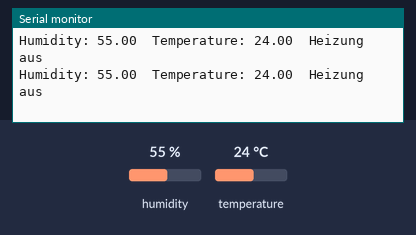
The sketch below on a simulated Arduino Uno, built with avr-gcc and run on an emulated ATmega328P. On the bench: the last lines printed to the serial monitor. Inputs (shaded band) come from the test bench; at power-on: humidity 55 %, temperature 24 °C.

Above: at 1.8 s.
1.9 s: humidity set to 73 %
At 2.9 s:
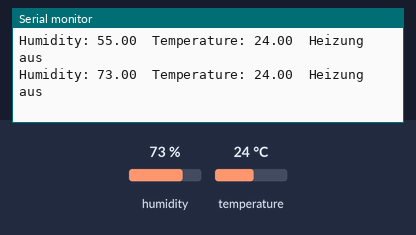
3.4 s: humidity set to 77 %
At 5.0 s:
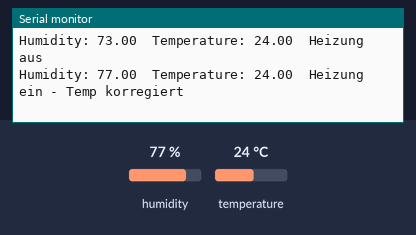

The sketch:

Si7021_V1.0.ino
```cpp
/*
Project:  Si7021 Temperatur und Luftfeuchte Sensor mit Heizung
Author:   Thomas Edlinger for www.edistechlab.com
Date:     Created 19.08.2020
Version:  V1.0
IDE:      Arduino IDE 1.8.13
 
Required Board (Tools -> Board -> Boards Manager...)
 - Board: esp8266 by ESP8266 Community   V2.7.4
 - Board: esp32   by Espressif Systems   V1.0.2

Required libraries (sketch -> include library -> manage libraries)
 - Adafruit_Si7021 library V1.3.0 
 - Adafruit Unified Sensor Library V1.1.4

Wirering for the Si7020 Sensor:
Si7021      ESP32     ESP8266     UNO       Mega
VCC         3.3V      3.3V        3.3V      3.3V
GND         GND       GND         GND       GND
SCL         22        D1/5        A5        21
SDA         21        D2/4        A4        20
*/

#include "Adafruit_Si7021.h"
float temp = 0.00;
float hum = 0.00;
Adafruit_Si7021 sensor = Adafruit_Si7021();

void setup() {
  Serial.begin(115200);
  if (!sensor.begin()) {
    Serial.println("Si7021 Sensor nicht gefunden, überprüfe die Verkabelung!");
    while (true);
  }
}

void loop() {
  temp = sensor.readTemperature();
  hum = sensor.readHumidity();
  Serial.print("Humidity: ");
  Serial.print( String(hum));
  Serial.print("\tTemperature: ");
  Serial.print( String(temp));
  if (hum > 75) {
    sensor.heater(true);  //Heizung EIN
    Serial.println("\tHeizung ein - Temp korregiert");
    temp = temp - 1.8; // Korrektur um -1.8C wenn die Heizung an ist
  }
  else {
    sensor.heater(false);  // Heizung AUS
    Serial.println("\tHeizung aus");
  }
  delay(1000);
}
```

Measured:
- the behaviour switches between 75 and 76 % on humidity (found by bisection; images 1 and 2)
- after the input at 1.9 s, the serial monitor: prints a new line after 0.22 s (image 1)
- after the input at 3.4 s, the serial monitor: prints a new line after 0.80 s (image 2)
